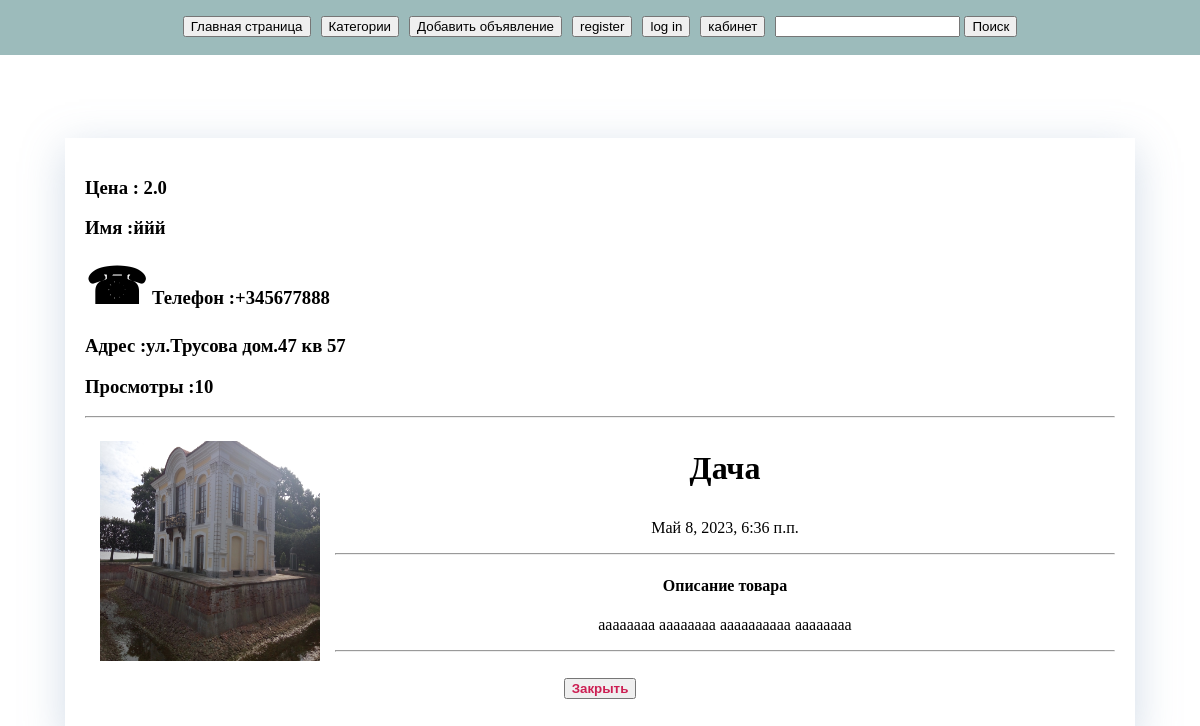
The page /открыть12 on the database its author committed.
### learning_logs/models.py (models this page shows, shortened)
class Объявление(models.Model):
    категория = models.ForeignKey(Категория,on_delete=models.PROTECT)#нельзя удалить окуда есть записи
    товар = models.CharField(max_length=200)
    фото = models.ImageField(upload_to="photos/%Y/%m/%d/",blank=True)
    описание_товара = models.TextField(max_length=300)
    цена = models.FloatField(blank=True,)#хранит, значение типа Number, которое представляет число с плавающей точкой
    дата = models.DateTimeField(auto_now_add=True)
    wner = models.ForeignKey(User,on_delete=models.CASCADE,null=True)
    телефон = models.CharField(max_length=20)
    адрес = models.CharField(max_length=100)
    число = models.IntegerField(null=True)#хранит значение типа Number, которое представляет целочисленное значение
    class Meta:
        verbose_name_plural = 'Объявления'
        ordering = ['-дата']

### learning_logs/views.py (called while the page is built)
def открыть(request,объявление_id):
    bbs = Объявление.objects.get(id=объявление_id)
    ййй = bbs.число
    if ййй == None:
        ййй = 0
    ййй += 1
    bbs.число = ййй
    bbs.save()
    context = {"bbs":bbs,}
    return render(request, 'learning_logs/открыть.html',context)

### learning_logs/templates/learning_logs/открыть.html (shortened to what this page needs)
﻿{% extends "learning_logs/base.html" %}
{% block content %}
<div class="открыть">
	{% if bbs.цена != 0 %}
        	<h3> Цена : {{ bbs.цена }}</h3>
	{% endif %}
	<h3>Имя :{{bbs.wner  }}</h3>
	<h3><span style='font-size:50px;'>&#9742;</span>   Телефон :{{bbs.телефон}}</h3>
	{% if bbs.адрес == None %}
  		<h3>Адрес:<font color="#32CD32">Отсутствует</font> </h3>
	{% else %}
        <h3>Адрес :{{bbs.адрес}}</h3>
<h3>Просмотры :{{bbs.число}}</h3>
	{% endif %}
       <center>
<hr>
	{% if bbs.фото %}
              <img  src="{{bbs.фото.url}}" width="250" height="250" class="leftimg">
	{% endif %}
<center>
<h1><p>{{ bbs.товар }}</p></h1>
<p>{{ bbs.дата }}</p>
<hr>
<h4>Описание товара</h4>
</center>
<p>{{ bbs.описание_товара|linebreaks}}</p>
<hr>
<br>
<center>
<a href="#" onclick="history.back();return false;"><button class="кнопка_за">Закрыть</button></a>
</center>
<br>
</div>
{% endblock content %}

### media/static/main.css (style rules this page uses)
body { margin: 0; }
.кнопка_за { color: #cc1f53; font-weight: bold; }
.открыть { box-shadow: 0px 10px 40px rgba(126, 155, 189, 0.35); padding: 20px; }

### learning_logs/templates/learning_logs/открыть.html (style rules this page uses)
.leftimg { float:left; padding: 15px; }

### rows shown on the page
Объявление: цена "2.0", wner "ййй", телефон "+345677888", адрес "ул.Трусова дом.47 кв 57", число "10", фото (picture), товар "Дача", дата "Май 8, 2023, 6:36 п.п.", описание_товара "аааааааа аааааааа аааааааааа аааааааа"
